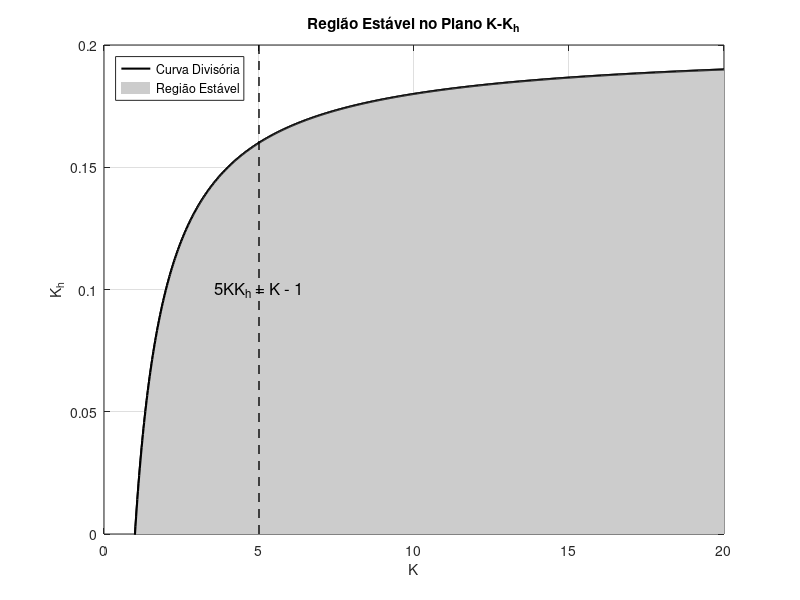

MATLAB code to generate this figure:
% Definir o intervalo de K
K = linspace(0.1, 20, 1000); % Evita K = 0

% Calcular Kh na curva divisória: 5KKh = K - 1 => Kh = (K - 1)/(5K)
Kh_dividing = (K - 1) ./ (5 * K);

% Plotar a curva divisória
figure;
plot(K, Kh_dividing, 'k-', 'LineWidth', 1.5);
hold on;

% Criar a região estável (acima da curva)
K_fill = [K, fliplr(K)];                % Repetir K para fechar o polígono
Kh_fill = [Kh_dividing, fliplr(zeros(size(K)))]; % Acima da curva até o fundo

% Preencher a região estável
fill(K_fill, Kh_fill, [0.8 0.8 0.8], 'EdgeColor', 'none');

% Plotar novamente a curva divisória por cima
plot(K, Kh_dividing, 'k-', 'LineWidth', 1.5);

% Configurações do gráfico
xlabel('K');
ylabel('K_h');
title('Região Estável no Plano K-K_h');
grid on;
xlim([0 20]);
ylim([0 0.2]);

% Adicionar anotação da equação
text(5, 0.1, '5KK_h = K - 1', 'HorizontalAlignment', 'center', ...
     'VerticalAlignment', 'middle', 'FontSize', 12);

% Linha tracejada vertical em K = 5
plot([5 5], [0 0.2], '--k', 'LineWidth', 1);

legend('Curva Divisória', 'Região Estável', 'Location', 'northwest');